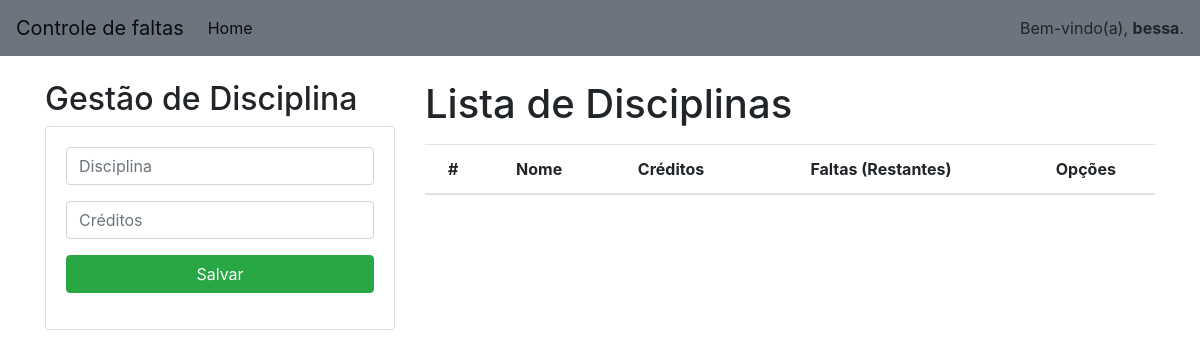
Page / (signed in) on the earlier database version.
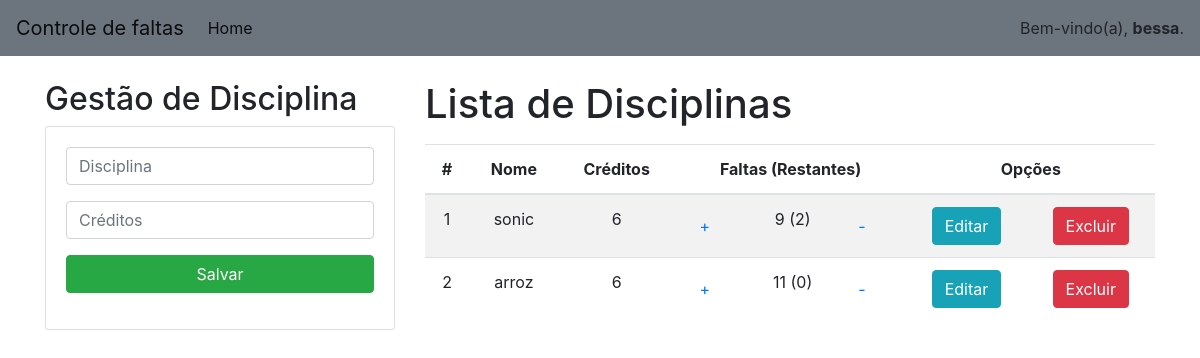
Same page on the later database version.
### website/models.py (models this page shows, shortened)
class Curso(models.Model):
    codigo = models.CharField(primary_key=True, max_length=1000)
    nome = models.CharField(max_length=56)
    credito=models.PositiveSmallIntegerField()
    faltas=models.PositiveSmallIntegerField(default=0)
    fTotal = models.PositiveSmallIntegerField(default=0)
    fRestante=models.PositiveSmallIntegerField(default=0)
    user = models.ForeignKey(User, on_delete=models.CASCADE, default=0)

### website/views.py (the view)
# urls.py: 2. Add a URL to urlpatterns:  path('', views.home, name='home')
@login_required(login_url='/login/')
def home(request):
    cursosLista = Curso.objects.filter(user=request.user)
    return render(request,"Controle.html", {"cursos": cursosLista})

### website/templates/Controle.html (shortened to what this page needs)
{% extends "./base.html"%}
{% block body %}
<div class="row">
    <div class="col-sm-12 col-md-6 col-lg-4 col-xl-4">
        <h2>Gestão de Disciplina</h2>
        <div class="card">
            <div class="card-body">
                <form action="/registrarCurso/" method="POST"> {% csrf_token %}
                    <div class="form-group">
                        <input type="text" id="txtNome" name="txtNome" class="form-control" placeholder="Disciplina" maxLength="50" required>
                    </div>
                    <div class="form-group">
                        <input type="number" id="numCreditos" name="numCreditos" class="form-control" placeholder="Créditos" min="1" max="9" required>
                    </div>
                    <div class="form-group">
                        <button type="submit" class="btn btn-success btn-block text-white">Salvar</button>
                    </div>
                </form>
            </div>
        </div>
    </div>
    <div class="col-sm-12 col-md-6 col-lg-8 col-xl-8">
        <h1>Lista de Disciplinas</h1>
        <div class="table-responsive py-2">
            <table class="table table-striped">
                <thead>
                    <tr>
                        <th>#</th>
                        <th>Nome</th>
                        <th>Créditos</th>
                        <th colspan="3">Faltas (Restantes)</th>
                        <th colspan="2">Opções</th>
                    </tr>
                </thead>
                <tbody>
                    {% for c in cursos %}
                    <tr>
                        <td>{{forloop.counter}}</td>
                        <td>{{c.nome}}</td>
                        <td>{{c.credito}}</td>
                        <td> <a href="plusFaltas/{{c.codigo}}" class="btn btn-toolbar ">+</a></td>
                        <td>{{c.faltas}} ({{c.fRestante}})</td>
                        <td> <a href="menosFaltas/{{c.codigo}}" class="btn btn-toolbar ">-</a></td>
                        <td> <a href="editarCurso/{{c.codigo}}" class="btn btn-info">Editar </a></td>
                        <td> <a href="excluirCurso/{{c.codigo}}" class="btn btn-danger btnExclusao">Excluir </a></td>
                    </tr>
                    {% endfor %}
                </tbody>
            </table>
        </div>
    </div>
</div>
{% endblock %}

Differences in the rows shown:
added Curso: nome "sonic", credito "6", faltas "9", fRestante "2"
added Curso: nome "arroz", credito "6", faltas "11", fRestante "0"
